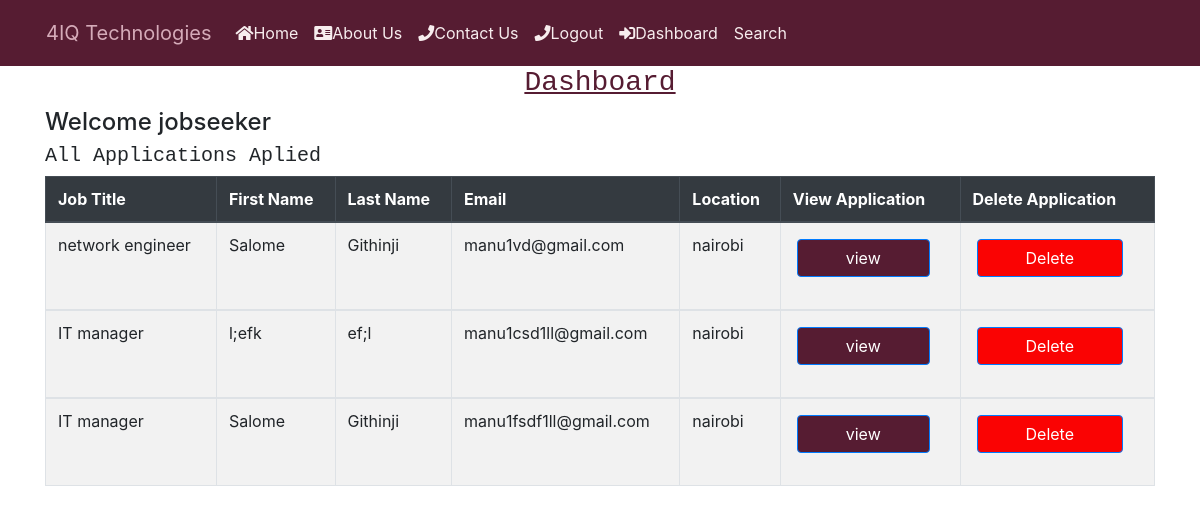
The page /users/dashboard (signed in) on the database as committed earlier.
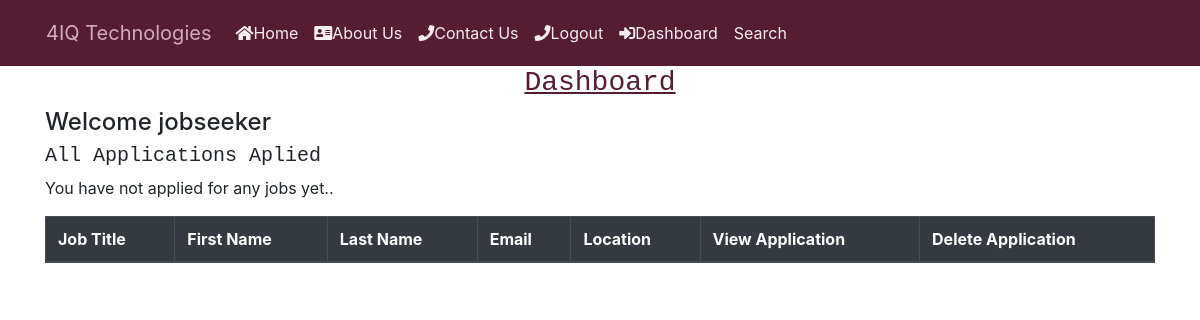
The same page on the database as committed later.
### job/models.py (models this page shows, shortened)
class Application(models.Model):
    job = models.ForeignKey(Job,
                            related_name='applications',
                             on_delete=models.CASCADE)
    first_name = models.CharField(max_length=200, null=True, blank=True)
    last_name = models.CharField(max_length=200, null=True, blank=True)
    date_of_birth = models.CharField(max_length=20, blank=True, null=True)
    gender = models.CharField(max_length=1,
                              choices=GENDER,
                              blank=False,
                              null=True)
    email = models.EmailField(max_length=70, blank=True, unique=True)
    location = models.CharField(
        max_length=104,
        null=True
    )
    mobile = models.IntegerField(null=True, blank=True)
    education   = models.CharField( max_length=255, null=True, blank=True)
    content = models.TextField()
    experience = models.TextField()
    resume  = models.FileField( upload_to="resumes/", null=True, blank=True)
    created_at = models.DateTimeField(auto_now_add=True,null=False)
    created_by = models.ForeignKey(User,
                                   related_name="applications",
                                   on_delete=models.CASCADE)
    class Meta:
        ordering = ['-created_at']

class Job(models.Model):
    COMPUTER_SUPPORT_SPECIALIST = 'Computer Support Specialist'
    HARDWARE_ENGINEER = 'Hardware Engineer'
    COMPUTER_SYSTEM_ANALYST = 'Computer System Analyst'
    SOFTWARE_DEVELOPER = 'Software Developer'
    PROGRAMMER = 'Programmer'
    WEB_DEVELOPER = 'Web Developer'
    NETWORK_ENGINEER = 'Network Engineer'
    SOFTWARE_TESTER = 'Software Tester'
    FRONTEND_DEVELOPER = "Frontend Developer"
    BACKEND_DEVELOPER = "Backend Developer"
    CHOICES_SIZE =   ( (COMPUTER_SUPPORT_SPECIALIST ,'COMPUTER_SUPPORT_SPECIALIST'),
    ( HARDWARE_ENGINEER ,'HARDWARE_ENGINEER'),
    ( COMPUTER_SYSTEM_ANALYST, 'COMPUTER_SYSTEM_ANALYST' ),
    ( SOFTWARE_DEVELOPER, 'SOFTWARE_DEVELOPER'),
    ( PROGRAMMER , 'PROGRAMMER'),
    ( WEB_DEVELOPER,'WEB_DEVELOPER'),
    ( NETWORK_ENGINEER,'NETWORK_ENGINEER'),
    ( SOFTWARE_TESTER,'SOFTWARE_TESTER'),
    (FRONTEND_DEVELOPER,"FRONTEND_DEVELOPER"),
    (BACKEND_DEVELOPER,"BACKEND_DEVELOPER")
    )
    ACTIVE = 'active'
    EMPLOYED = 'employed'
    ARCHIVED = 'archived'
    CHOICES_STATUS = (
        (EMPLOYED,'Employed'),
        (ACTIVE,'Active' ),
        (ARCHIVED,'Archived' )
     )
    title = models.CharField(max_length=200)
    created_at = models.DateTimeField(auto_now_add=True)
    skillset_required = models.TextField(max_length=2000)
    about_job= models.TextField(blank=True, null=True)
    image = models.ImageField(upload_to="covers/",null=True,blank=True)
    experience = models.CharField(max_length=100,null=True)
    salary = models.CharField(max_length=50,null=True)
    deadline = models.CharField(max_length=50,null=True)
    department_name = models.CharField( max_length=30,choices=CHOICES_SIZE)
    created_by = models.ForeignKey(User,
                                   related_name="jobs",
                                   on_delete=models.CASCADE)
    status = models.CharField(max_length=20,choices=CHOICES_STATUS,default='active')
    class Meta:
        ordering = ['-created_at']

### users/views.py (the view)
# urls.py: path("dashboard", views.dashboard, name="dashboard"),
@login_required
def dashboard(request):
   return render ( request,'dashboard.html' ,{'userprofile': request.user.userprofile})

### notification/context_processors.py (called while the page is built)
def notifications(request):
    if request.user.is_authenticated:
        return {
            'notificactions': request.user.notifications.filter(is_read=False)
        }
    else:
        return {'notifications': []}

### users/templates/dashboard.html (shortened to what this page needs)
{% include 'header.html' %}
{% block content %}
  <div class="container">
    <h3 class="title">
      <center style="text-decoration: underline; color: #561c32 ;font-family: 'Courier New', Courier, monospace;">Dashboard</center>
    </h3>
{% if userprofile.is_employer %}
{% if messages %}
    <ul class="alert alert-danger">
        {% for message1 in messages %}
            <li>{{ message1 }}</li>
        {% endfor %}
    </ul>
{% endif %}
<h4 class="subtitle">Welcome  Employer..{{username}}</h4>
<div style="display: flex;">
  <div><a href="{% url 'job:add'  %}">
    <input
    type="submit"
    value="Add Job"
    class="m-1 px-5 btn btn-primary"
    style="background-color: #561c32"
    />
  </div>
  <div><a href="{% url 'job:job_pdf'  %}">
    <input
    type="submit"
    value="Job PDF"
    class="m-1 px-5 btn btn-primary"
    style="background-color: #561c32"
    /> <a href=""></a>
  </div>
</div>
<h3 class="subtitle">View all jobs posted</h3>
<table class="table table table-striped table-bordered">
  <thead class="thead-dark">
    <tr>
      <th scope="col">Job Id</th>
      <th scope="col">Job name</th>
      <th scope="col">Date created</th>
      <th scope="col">View Aplicants</th>
    </tr>
  </thead>
  <tbody>
    {% for job in request.user.jobs.all %}
    <tr>
      <th scope="row">   {{ job.id }} </a></th>
      <td>  {{ job.title }} ({{job.get_status_display}})</td>
      <td>  {{ job.created_at }}</td>
      <td><a href="{% url 'view_dashboard_job' job.id%}"><i class="fas fa-bars"></i> Candidates</td>
    </tr>
    {% empty %}
    <p>You have not posted any jobs yet...</p>
    {% endfor %}
  </tbody>
</table>
{% else %}
<h4 class="subtitle">Welcome  jobseeker </h4>
<h5 class="subtitle" style="font-family: 'Courier New', Courier, monospace;">All Applications Aplied</h5>
<table class="table table-striped table-bordered" style="width: 100%">
  <thead class="thead-dark">
    <tr>
      <th scope="col">Job Title</th>
      <th scope="col">First Name</th>
      <th scope="col">Last Name</th>
      <th scope="col">Email</th>
      <th scope="col">Location</th>
      <th scope="col">View Application</th>
      <th scope="col">Delete Application</th>
    </tr>
  </thead>
  {% for application in request.user.applications.all %}
  <tbody>
    <tr>
      <td>{{ application.job.title }}</td>
      <td>{{ application.first_name }}</td>
      <td>{{ application.last_name }}</td>
      <td>{{ application.email }}</td>
      <td>{{ application.location }}</td>
      <td>
        <a
        href="{% url 'view_application' application.id %}
        "
        >
        <input
        type="submit"
        value="view"
        class="m-1 px-5 btn btn-primary"
          style="background-color: #561c32"
          />
        </a>
      </td>
      <td>
        <form action="{% url 'job:delete_application' application.id %}" method="post">
          <input type="submit" value="Delete"   class="m-1 px-5 btn btn-primary"
          style="background-color: #fa0303" onclick="return confirmDelete();">
        </form>
      </td>
    </tr>
  </tbody>
    {% empty %}
  <p>You have not applied for any jobs yet..</p>
  {% endfor %}
</table>
{% endif %}
</div>
{% endblock %}

### employee/templates/header.html (shortened to what this page needs)
<html lang="en">
<head>
    {% load static %}
    <link rel="stylesheet" href="{% static 'css/mystyle.css' %}">
    <link
    rel="stylesheet"
    href="https://stackpath.bootstrapcdn.com/bootstrap/4.4.1/css/bootstrap.min.css"
     />
    <link
    rel="stylesheet"
    href="https://stackpath.bootstrapcdn.com/font-awesome/4.7.0/css/font-awesome.min.css"
    />
   <link rel="stylesheet" href="https://maxcdn.bootstrapcdn.com/bootstrap/4.3.1/css/bootstrap.min.css">
   <link rel="stylesheet" href="https://use.fontawesome.com/releases/v5.6.3/css/all.css">
</head>
<body>
    <nav class="navbar navbar-expand-lg  " style="display: flex; background-color: #561C32;" >
    <div class="collapse navbar-collapse" id="navbar" style="padding: 5px 30px">
        <div class="navbar-nav" style="width: 100%;">
            <a class="navbar-brand" style="color: #D5ABB9" href="{% url 'employee:base' %}">4IQ Technologies</a>
            <a style="color: white;" class="nav-item nav-link" id="home" href="{% url 'employee:base' %}">
            <i class="fa fa-home"></i>Home</a>
            <a
            style="color: white; "
            class="nav-item nav-link"
            href="{% url 'employee:about'%}"
            ><i class="fas fa-address-card"></i>About Us</a>
            <a
            style="color: white;"
            class="nav-item nav-link"
            href="{% url 'employee:contact'%}"
            ><i class="fas fa-phone"></i>Contact Us</a
            >
           {% if request.user.is_authenticated %}
           <a
           style="color: white;"
           class="nav-item nav-link"
           href="{% url 'employee:logout' %}"
           ><i class="fas fa-phone"></i>Logout</a
           >
            {% endif %}
            {% if request.user.is_authenticated %}
            <a
            style="color: white;"
            class="nav-item nav-link"
            href="{% url 'dashboard' %}"
            ><i class="fas fa-sign-in-alt"></i>Dashboard</a
            >
            {% endif %}
            <a
            style="color: white;"
            class="nav-item nav-link"
            href="{% url 'job:search' %}"
            >Search</a
            >
          </div>
        </div>
      </nav>
</body>
</html>

### employee/static/css/mystyle.css (style rules this page uses)
.nav-link { color: #f7edee !important; }

Rows that differ between the two databases and show on the page:
removed Application: job "network engineer", first_name "Salome", last_name "Githinji", email "manu1vd@gmail.com", location "nairobi"
removed Application: job "IT manager", first_name "l;efk", last_name "ef;l", email "manu1csd1ll@gmail.com", location "nairobi"
removed Application: job "IT manager", first_name "Salome", last_name "Githinji", email "manu1fsdf1ll@gmail.com", location "nairobi"
Other text that changed with them:
text now shown: "You have not applied for any jobs yet.."
